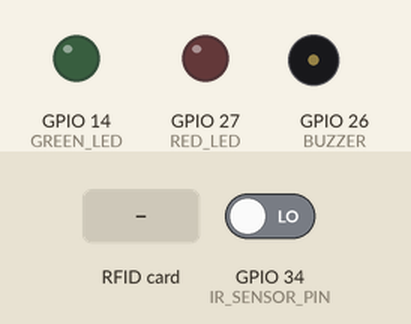
The sketch below on a simulated ESP32. Shown: output pins drawn as LEDs (lit = HIGH), buzzer (waves = sounding). The inputs (shaded band) are chosen by the test bench; at power-on: GPIO 34 (IR_SENSOR_PIN) LOW. WiFi joins after 1.5 s; servers stay silent unless stated; what the sketch prints to the serial monitor is not drawn.

Above: at 2.7 s.
2.8 s: RFID card 93 B4 A9 29 held to the reader
At 3.5 s:
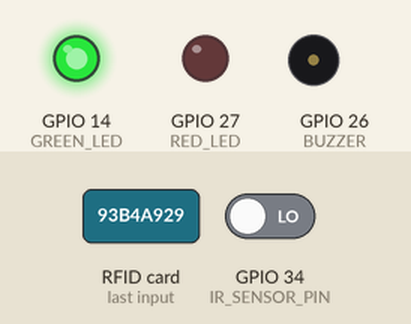
4.5 s: GPIO 34 (IR_SENSOR_PIN) driven HIGH
At 6.31 s:
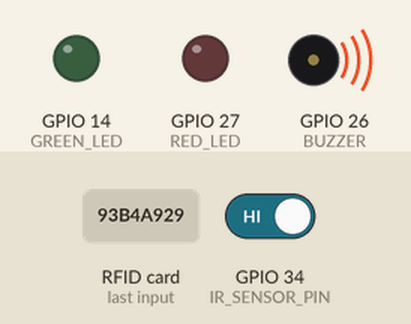
7.5 s: RFID card 5E 7A 19 C4 held to the reader
At 8.3 s:
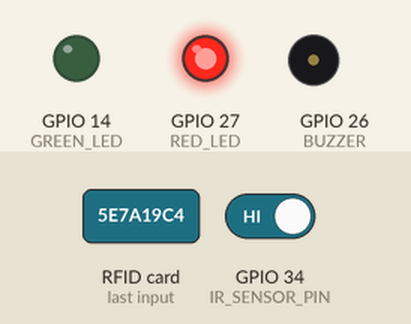
10.0 s: RFID card F3 36 55 14 held to the reader
At 10.1 s:
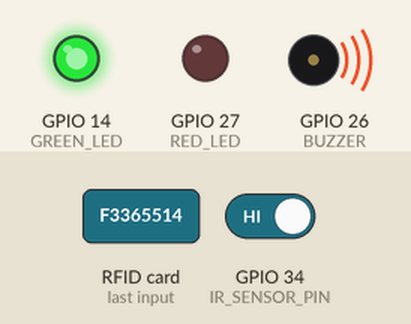
11.5 s: GPIO 34 (IR_SENSOR_PIN) driven LOW
At 13.3 s:
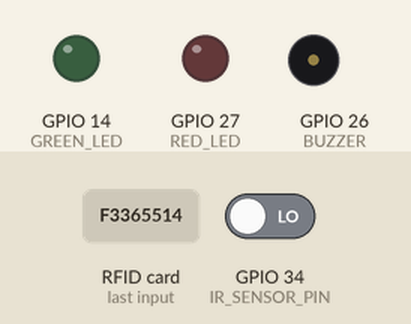
Timing chart, 0 to 14.8 s (numbered marks = the images above; inputs shaded):
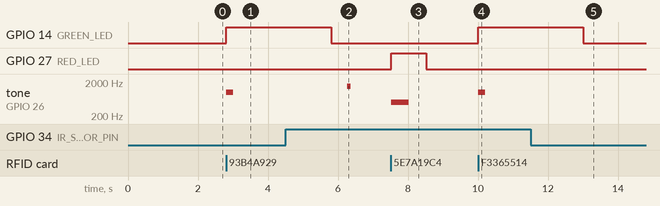

Measured:
- after the input at 2.8 s, GPIO 14 (GREEN_LED): LOW → HIGH at once; tone on GPIO 26 (BUZZER): silent → 1000 Hz at once, → silent 0.20 s later
- after the input at 4.5 s, tone on GPIO 26 (BUZZER): silent → 1500 Hz after 1.8 s, → silent 0.10 s later
- after the input at 7.5 s, GPIO 27 (RED_LED): LOW → HIGH at once, → LOW 1.0 s later; tone on GPIO 26 (BUZZER): silent → 500 Hz at once, → silent 0.50 s later
- after the input at 10.0 s, GPIO 14 (GREEN_LED): LOW → HIGH at once; tone on GPIO 26 (BUZZER): silent → 1000 Hz at once, → silent 0.20 s later
- after the input at 11.5 s, tone on GPIO 26 (BUZZER): stays silent (without the input it goes to 1500 Hz after 2.0 s)

The sketch:

smartlockW.ino
```cpp
#include <WiFi.h>
#include <FirebaseESP32.h>
#include <SPI.h>
#include <MFRC522.h>

// Wi-Fi credentials
#define WIFI_SSID "Abhay"
#define WIFI_PASSWORD "Rahul123"

// RFID pins
#define RST_PIN 22
#define SS_PIN 5

// Hardware pins
#define IR_SENSOR_PIN 34
#define GREEN_LED 14
#define RED_LED 27
#define BUZZER 26

// Firebase objects
FirebaseData fbdo;
FirebaseAuth auth;
FirebaseConfig config;

MFRC522 rfid(SS_PIN, RST_PIN);  // RFID instance

// ✅ Authorized tags
struct AccessTag {
  byte uid[4];
  String type;
};

AccessTag authorizedTags[] = {
  { {0x93, 0xB4, 0xA9, 0x29}, "Card" },
  { {0xF3, 0x36, 0x55, 0x14}, "Key" }
};

const int totalTags = sizeof(authorizedTags) / sizeof(authorizedTags[0]);

void setup() {
  Serial.begin(115200);
  SPI.begin();
  rfid.PCD_Init();

  pinMode(IR_SENSOR_PIN, INPUT);
  pinMode(GREEN_LED, OUTPUT);
  pinMode(RED_LED, OUTPUT);
  pinMode(BUZZER, OUTPUT);

  // Connect to Wi-Fi
  WiFi.begin(WIFI_SSID, WIFI_PASSWORD);
  Serial.print("Connecting to WiFi");
  while (WiFi.status() != WL_CONNECTED) {
    delay(500);
    Serial.print(".");
  }
  Serial.println(" Connected!");

  // Firebase configuration
  config.api_key = "AIzaSyCfloCGr4MVJJ78ALSS8sCEtTi62xrpRgw";
  config.database_url = "https://smart-lock-c33fb-default-rtdb.firebaseio.com";

  // Optional: Use Firebase secret if you're using legacy auth
  auth.user.email = "";
  auth.user.password = "";
  config.signer.tokens.legacy_token = "OhJXuuus1wu3a2uTdpzGEiRIFsU8xN1rgSR3eayc";

  Firebase.begin(&config, &auth);
  Firebase.reconnectWiFi(true);

  Serial.println("Smart Locker System Ready");
}

void loop() {
  if (!rfid.PICC_IsNewCardPresent() || !rfid.PICC_ReadCardSerial()) {
    return;
  }

  String accessType;
  Serial.print("Scanned UID: ");
  for (byte i = 0; i < rfid.uid.size; i++) {
    Serial.print(rfid.uid.uidByte[i], HEX);
    Serial.print(" ");
  }
  Serial.println();

  if (isAuthorized(rfid.uid.uidByte, accessType)) {
    Serial.println("✅ Access Granted (" + accessType + ")");
    grantAccess(accessType, rfid.uid.uidByte);
  } else {
    denyAccess(rfid.uid.uidByte);
  }

  rfid.PICC_HaltA(); // Stop reading
}

bool isAuthorized(byte *uid, String &typeOut) {
  for (int j = 0; j < totalTags; j++) {
    bool match = true;
    for (byte i = 0; i < 4; i++) {
      if (uid[i] != authorizedTags[j].uid[i]) {
        match = false;
        break;
      }
    }
    if (match) {
      typeOut = authorizedTags[j].type;
      return true;
    }
  }
  return false;
}

void grantAccess(String accessType, byte *uid) {
  Serial.println("Access by: " + accessType);
  digitalWrite(GREEN_LED, HIGH);
  tone(BUZZER, 1000, 200);
  delay(3000);
  digitalWrite(GREEN_LED, LOW);

  // Log to Firebase
  String path = "/accessLogs/" + String(millis());
  Firebase.setString(fbdo, path + "/uid", getUIDString(uid));
  Firebase.setString(fbdo, path + "/type", accessType);
  Firebase.setString(fbdo, path + "/status", "Granted");

  // Check IR sensor
  Serial.println("Checking locker access...");
  bool activity = false;
  for (int i = 0; i < 10; i++) {
    if (digitalRead(IR_SENSOR_PIN) == HIGH) {
      activity = true;
      break;
    }
    delay(1000);
  }

  if (activity) {
    Serial.println("Locker was accessed.");
    tone(BUZZER, 1500, 100);
  } else {
    Serial.println("⚠️ Locker not accessed!");
    for (int i = 0; i < 3; i++) {
      digitalWrite(RED_LED, HIGH);
      tone(BUZZER, 500, 300);
      delay(300);
      digitalWrite(RED_LED, LOW);
      delay(300);
    }
  }
}

void denyAccess(byte *uid) {
  Serial.println("❌ Access Denied");
  digitalWrite(RED_LED, HIGH);
  tone(BUZZER, 500, 500);
  delay(1000);
  digitalWrite(RED_LED, LOW);

  // Log denied attempt
  String path = "/accessLogs/" + String(millis());
  Firebase.setString(fbdo, path + "/uid", getUIDString(uid));
  Firebase.setString(fbdo, path + "/status", "Denied");
}

String getUIDString(byte *uid) {
  String uidString = "";
  for (byte i = 0; i < 4; i++) {
    if (uid[i] < 0x10) uidString += "0";
    uidString += String(uid[i], HEX);
  }
  return uidString;
}
```
